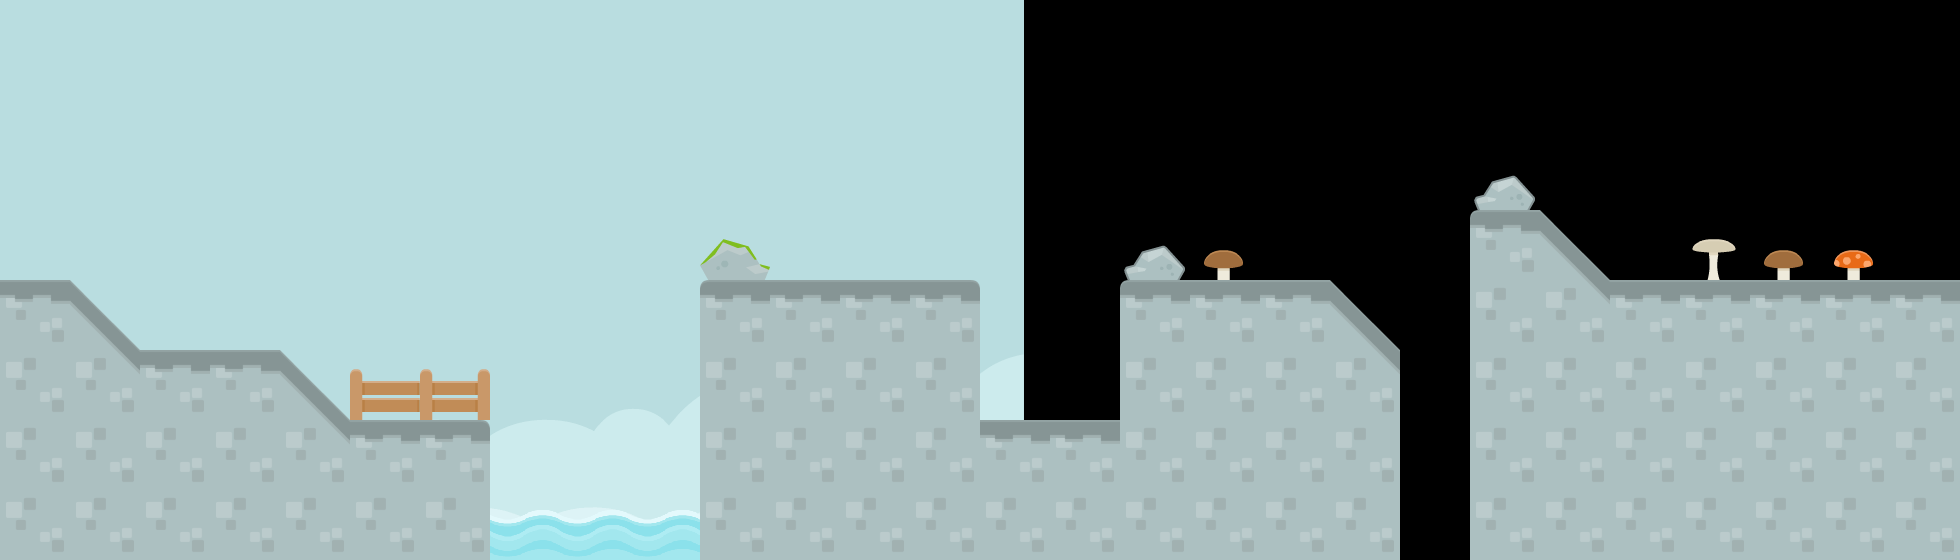

The image is a tile-based game level rendered from a .tmx file. Its description and source (layers, tilesets, objects; grid data summarised) follow:
An orthogonal 28x8 tile map with 70x70 px tiles, 3 tile layers (tiles_background, tiles_terrain, tiles_foreground), 2 image layers and 19 objects (8x STONE, 4x clickable, 4x effect_glow_sprites, start, target, ...).

<map version="1.0" orientation="orthogonal" renderorder="right-down" width="28" height="8" tilewidth="70" tileheight="70" nextobjectid="35">
 <properties>
  <property name="blocks" value="wood_2x1,wood_2x1" />
  <property name="message" value="instruction_0_3" />
  <property name="music" value="frantic_level" />
 </properties>
 <tileset firstgid="1" name="tiles" tilewidth="70" tileheight="70" spacing="4" margin="2" tilecount="117">
  <image source="../../graphics/tiles.png" width="962" height="666" />
  <tile id="114">
   <animation>
    <frame tileid="114" duration="100" />
    <frame tileid="115" duration="100" />
    <frame tileid="116" duration="100" />
    <frame tileid="115" duration="100" />
   </animation>
  </tile>
 </tileset>
 <imagelayer name="background_b" x="1024" y="-300">
  <image source="../../graphics/backgrounds/blue_shroom.png" />
 </imagelayer>
 <imagelayer name="background_a" y="-300">
  <image source="../../graphics/backgrounds/blue_shroom.png" />
 </imagelayer>
 <layer name="tiles_background" width="30" height="8">
  <data>[240 cells, 7 non-empty, 4 distinct tile ids]</data>
 </layer>
 <layer name="tiles_terrain" width="30" height="8">
  <data>[240 cells, 87 non-empty, 6 distinct tile ids]</data>
 </layer>
 <layer name="tiles_foreground" width="30" height="8">
  <data>[240 cells, 5 non-empty, 4 distinct tile ids]</data>
 </layer>
 <objectgroup name="terrain">
  <object id="15" type="STONE" x="1610" y="280">
   <polygon points="0,0 350,0 350,280 0,280" />
  </object>
  <object id="21" type="STONE" x="1470" y="210">
   <polygon points="0,0 70,0 140,70 140,350 0,350" />
  </object>
  <object id="24" type="STONE" x="0" y="280">
   <polygon points="0,0 70,0 140,70 140,280 0,280" />
  </object>
  <object id="25" type="STONE" x="140" y="350">
   <polygon points="0,0 140,0 210,70 210,210 0,210" />
  </object>
  <object id="26" type="STONE" x="350" y="420">
   <polygon points="0,0 140,0 140,140 0,140" />
  </object>
  <object id="27" type="STONE" x="700" y="280">
   <polygon points="0,0 280,0 280,280 0,280" />
  </object>
  <object id="28" type="STONE" x="980" y="420">
   <polygon points="0,0 140,0 140,140 0,140" />
  </object>
  <object id="29" type="STONE" x="1120" y="280">
   <polygon points="0,0 210,0 280,70 280,280 0,280" />
  </object>
 </objectgroup>
 <objectgroup name="entities">
  <object id="4" name="start" type="start" x="770" y="210" width="70" height="70" />
  <object id="5" name="target" type="target" x="1260" y="210" width="70" height="70" />
  <object id="31" type="clickable" x="1837.5" y="245" width="35" height="35">
   <properties>
    <property name="effect" value="mushroom_red" />
   </properties>
  </object>
  <object id="32" type="clickable" x="1767.5" y="245" width="35" height="35">
   <properties>
    <property name="effect" value="mushroom_brown" />
   </properties>
  </object>
  <object id="33" type="clickable" x="1207.5" y="245" width="35" height="35">
   <properties>
    <property name="effect" value="mushroom_brown" />
   </properties>
  </object>
  <object id="34" type="clickable" x="1697.5" y="227.5" width="35" height="35">
   <properties>
    <property name="effect" value="mushroom_white" />
   </properties>
  </object>
 </objectgroup>
 <objectgroup name="background_effects">
  <object id="16" type="effect_clouds" x="210" y="0" width="1680" height="140" />
  <object id="17" type="effect_glow_sprites" x="980" y="350" width="140" height="70" />
  <object id="18" type="effect_glow_sprites" x="1120" y="210" width="210" height="70" />
  <object id="19" type="effect_glow_sprites" x="700" y="210" width="280" height="70" />
  <object id="20" type="effect_glow_sprites" x="1610" y="210" width="350" height="70" />
 </objectgroup>
 <objectgroup name="foreground_effects" />
 <objectgroup name="npc" />
</map>
